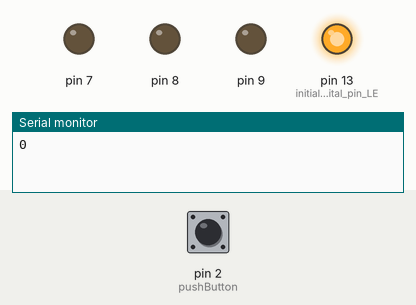
Bench run of a sketch on a simulated Arduino Uno, built with avr-gcc and run on an emulated ATmega328P. Parts: output pins drawn as LEDs (lit = HIGH), the last lines printed to the serial monitor. Inputs (shaded band) come from the test bench; at power-on: pin 2 (pushButton) LOW.

Above: at 0.1 s.
At 0.9 s:
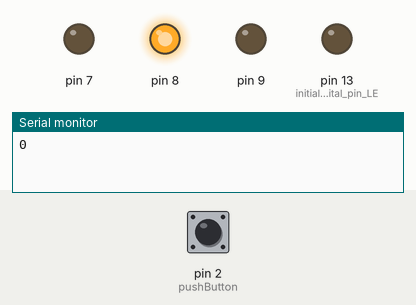
At 1.3 s:
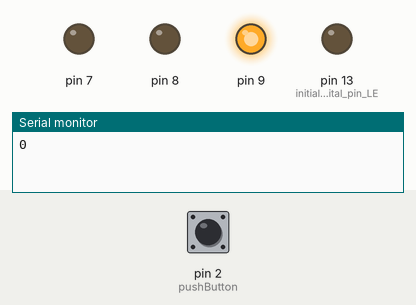
At 2.1 s:
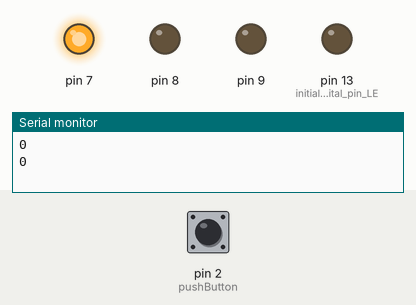
At 3.5 s:
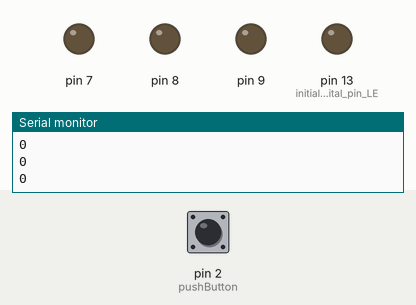
Timing chart, 0 to 3.8 s (numbered marks = the images above):
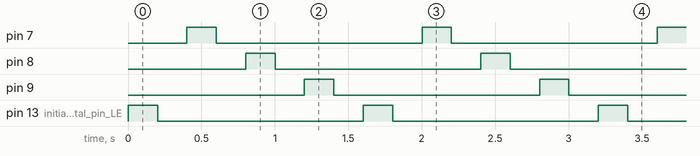

Measured:
- by itself, pin 7–9, pin 13 (initialize_digital_pin_LE): alternates HIGH for 0.20 s and LOW for 1.4 s
- by itself, everything shown: repeats every 1.6 s, in 8 steps

The sketch:

unoReadSerial.ino
```cpp
/*
  ATmega328P Device signature = 1e950f = 1E950F
*/

int pushButton = 2;         // digital pin 2 has a pushbutton attached to it. Give it a name:

void setup() {
  pinMode(LED_BUILTIN, OUTPUT);  // initialize digital pin LED_BUILTIN as an output.
  pinMode(7, OUTPUT);        pinMode(8, OUTPUT);          pinMode(9, OUTPUT);
  Serial.begin(9600);     // initialize serial communication at 9600 bits per second:
  pinMode(pushButton, INPUT);         // make the pushbutton's pin an input:
}

void loop() {
  int buttonState = digitalRead(pushButton);        // read the input pin:
  Serial.println(buttonState);          // print out the state of the button:
  delay(1);        // delay in between reads for stability
  digitalWrite(LED_BUILTIN, HIGH);   delay(200);      digitalWrite(LED_BUILTIN, LOW);    delay(200);
  digitalWrite(7, HIGH);   delay(200);      digitalWrite(7, LOW);    delay(200);
  digitalWrite(8, HIGH);   delay(200);      digitalWrite(8, LOW);    delay(200);
  digitalWrite(9, HIGH);   delay(200);      digitalWrite(9, LOW);    delay(200);
}
```
